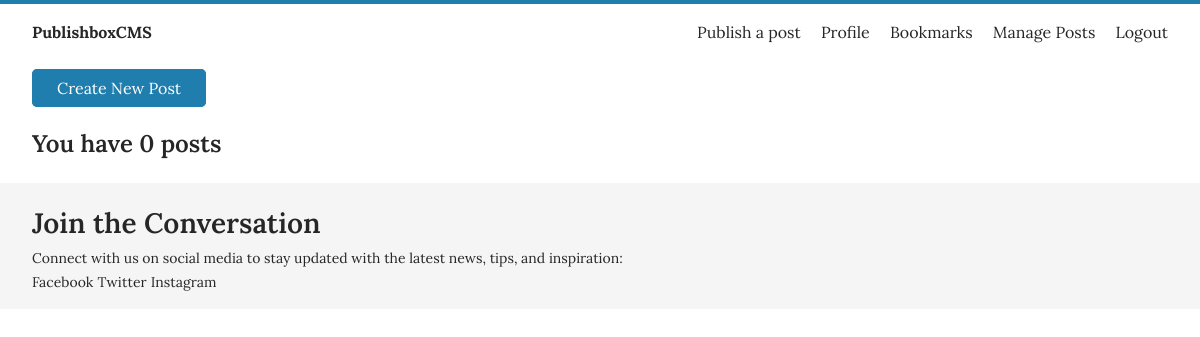
Before: /chizitere/manage_posts/ (signed in) with the older database file.
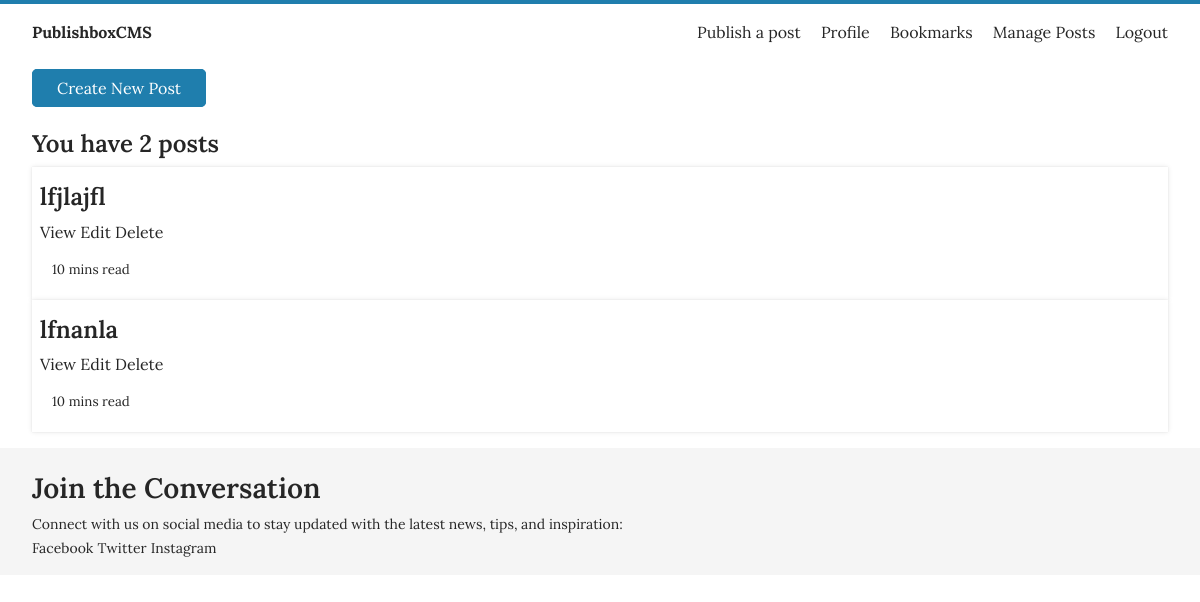
After: the same page with the newer database file.
### main/models.py (models this page shows, shortened)
class Post(models.Model):
    title = models.CharField(max_length=200)
    tags = TaggableManager()
    content = RichTextField(blank=True, null=True)
    image = models.ImageField(upload_to='static/images', blank=True, null=True)
    image_credit = models.URLField(null=True, help_text="paste or type the link(optional)", blank=True)
    author = models.ForeignKey(settings.AUTH_USER_MODEL, on_delete=models.CASCADE, related_name='post')
    slug = models.SlugField(max_length=100, unique=True)
    updated = models.DateTimeField(auto_now=True)
    date_created = models.DateTimeField(default=timezone.now)
    status = models.IntegerField(choices=STATUS, default=0)
    likes = models.ManyToManyField(User, related_name='liked_posts', blank=True)
    view_count = models.IntegerField(default=0)
    favourite = models.ManyToManyField(User, related_name='favourite', blank=True)
    def get_absolute_url(self):
        return reverse('blog:detail', args=[self.slug])
    class Meta:
        ordering = ['date_created']
        verbose_name = 'Post'
        verbose_name_plural = 'Posts'

### main/views.py (the view)
# urls.py: path('<str:username>/manage_posts/', views.PostView.as_view(), name='user_post_list'),
class PostView(LoginRequiredMixin, ListView):
    model = Post
    template_name = 'main/manage_posts.html'
    context_object_name = 'blog_list'
    def get_context_data(self, **kwargs):
        context = super().get_context_data(**kwargs)
        if self.request.user.is_authenticated:
            user_post_count = Post.objects.filter(author=self.request.user).count()
            context['user_post_count'] = user_post_count
        return context
    def get_queryset(self):
        return Post.objects.filter(author=self.request.user)

### main/templates/main/manage_posts.html
{% extends 'base.html' %}
{% block main %}
<div class="container">
   <div class="mb-5"><a href="{% url 'blog:create'%}" class="button primary">Create New Post</a></div>
   <h3>You have {{  user_post_count }} posts</h3>
    <div class="card-wrapper">
     {% for post in blog_list %}
    <div class="card">
        <div class="card-text">
            <a href="{{ post.get_absolute_url }}"><h3>{{post.title }}</h3></a>
         <div class="link-group">
         <a href="{{ post.get_absolute_url }}">View</a>
         <a href="{% url 'blog:edit' post.pk %}">Edit</a>
         <a href="{% url 'blog:delete' post.pk %}">Delete</a>
         </div>
        </div>
        <div style="padding:12px;">
            <small>10 mins read</small>
        </div>
    </div>
    {% endfor %}
    </div>
</div>
{% endblock %}

Changed rows visible on the page:
added Post: title "lfjlajfl"
added Post: title "lfnanla"
Other visible differences:
{{ user_post_count }}: "0" → "2"
